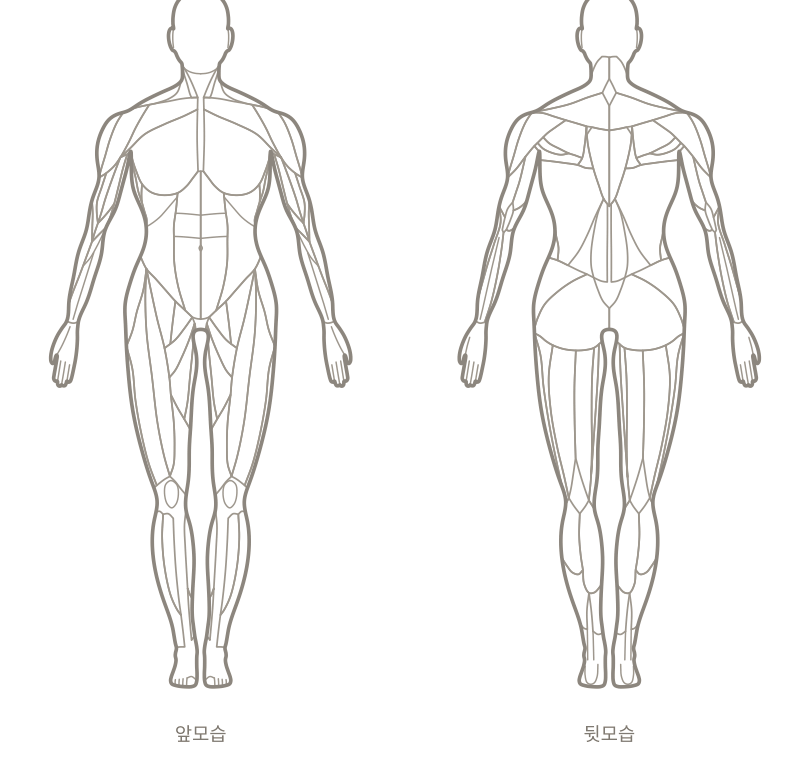
#> input picture assets/muscle/F/base.png, 810 x 765 px, found by its file name
$ python make_musclemap_dark.py
#> lines starting #> are read from the running program, lines starting #| are printed output that depends on the picture; after the words box and inside, x2 and y2 are one past the last pixel; in counts of white or black regions, pixels touching at a corner belong together
#!/usr/bin/env python3
"""근육 지도 다크모드용 바탕 그림 (2026-11-18 장동욱 "근육지도도 다크모드 켰을 때 배경이 하얀색 — 다크에 맞춰줘")
assets/muscle/M|F/base.png → base-dark.png
- 그림 바깥 흰 바탕(가장자리와 이어진 흰색)은 투명으로
- 몸 안쪽은 색을 뒤집어서 몸통 = 짙은 회색, 선 = 밝은 회색 (부위 색칠 그림 <부위>.png는 그대로 위에 얹힘)
make_musclemap.py로 base.png를 다시 만들면 이것도 다시 돌릴 것:  python3 _tools/make_musclemap_dark.py
"""
import os
from PIL import Image, ImageDraw
ROOT = os.path.dirname(os.path.dirname(os.path.abspath(__file__)))
BODY = {"M": (40, 40, 46), "F": (48, 32, 39)}   # 몸통 색 (다크 카드 #17171B·#1F1418보다 살짝 밝게)
for sx in ("M", "F"):
    src = os.path.join(ROOT, "assets/muscle", sx, "base.png")
    im = Image.open(src).convert("RGBA"); W, H = im.size
#> after `W, H = im.size`: W = 810; H = 765
    # 1) 가장자리에서 이어진 흰 바탕을 표시
    mask = im.convert("L").point(lambda v: 255 if v >= 250 else 0)
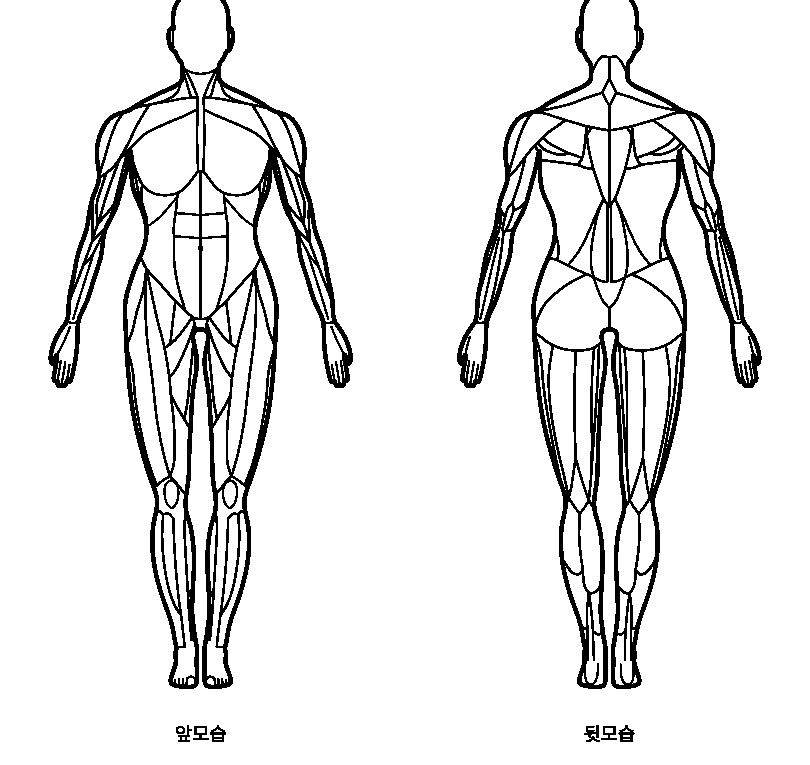
#> mask: PIL image 810x765 L; 90.3% white; 9 black regions, largest, box (x1, y1, x2, y2) and area: (48, 0, 353, 689) 30108, (457, 0, 762, 689) 29115, (618, 725, 635, 742) 157
    flood = mask.copy()
    for xy in [(0, 0), (W - 1, 0), (0, H - 1), (W - 1, H - 1), (W // 2, 0), (W // 2, H - 1), (0, H // 2), (W - 1, H // 2)]:
        if flood.getpixel(xy) == 255: ImageDraw.floodfill(flood, xy, 128)
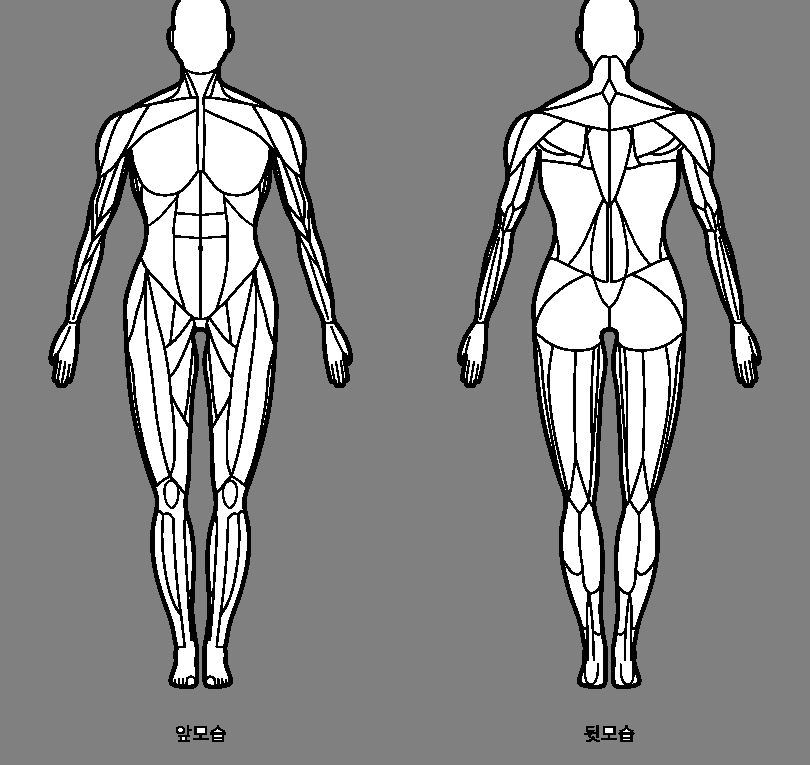
#> flood: PIL image 810x765 L; min 0, max 255, mean 138.6
    px = im.load(); fl = flood.load(); br, bg, bb = BODY[sx]
    for y in range(H):
        for x in range(W):
            r, g, b, a = px[x, y]
            if fl[x, y] == 128: px[x, y] = (0, 0, 0, 0); continue
            k = (255 - (r + g + b) / 3) / 255   # 0 = 흰 몸통, 1 = 검은 선
            px[x, y] = (int(br + (225 - br) * k * 1.4 if k * 1.4 < 1 else 225), int(bg + (225 - bg) * min(1, k * 1.4)), int(bb + (225 - bb) * min(1, k * 1.4)), a)
    im.save(os.path.join(ROOT, "assets/muscle", sx, "base-dark.png"), optimize=True)
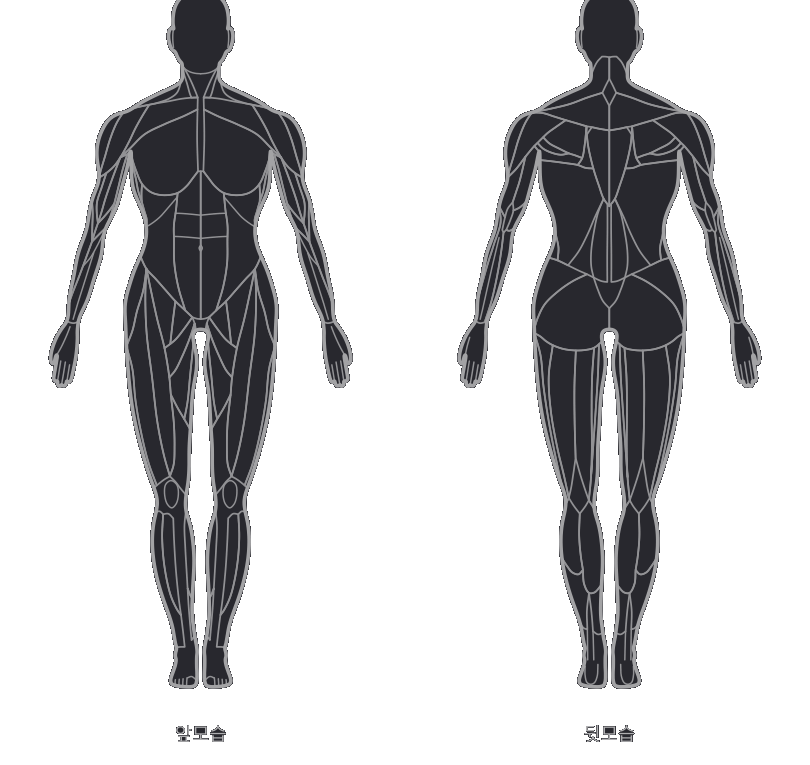
#> saved as base-dark.png: PIL image 810x765 RGBA; mean R, G, B, A 19.7, 19.7, 21.1, 71; transparent parts drawn white
    print(sx, "ok")
